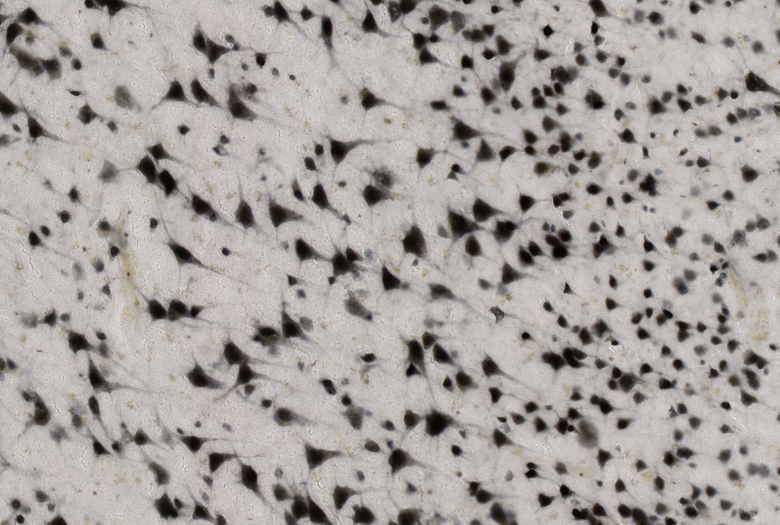
#> input picture testim.png, 780 x 525 px
$ python -i utils.py   (imports and definitions only)   (older library calls are emulated)
#> lines starting #> are read from the running program, lines starting #| are printed output that depends on the picture
def anisodiff(im, niter=12, delta=1.0/7.0, kappa=11):
#> called with niter = 12, delta = 0.143, kappa = 11
    import numpy as np
    from scipy import misc, ndimage

    # convert input image
    im = im.astype('float64')

    # initial condition
    u = im

    # center pixel distances
    dx = 1
    dy = 1
    dd = np.sqrt(2)

    # 2D finite difference windows
    hN = np.array([[0, 1, 0], [0, -1, 0], [0, 0, 0]], np.float64) #N
    hS = np.array([[0, 0, 0], [0, -1, 0], [0, 1, 0]], np.float64) #S
    hE = np.array([[0, 0, 0], [0, -1, 1], [0, 0, 0]], np.float64) #E
    hW = np.array([[0, 0, 0], [1, -1, 0], [0, 0, 0]], np.float64) #W
    hNE = np.array([[0, 0, 1], [0, -1, 0], [0, 0, 0]], np.float64) #NE
    hSE = np.array([[0, 0, 0], [0, -1, 0], [0, 0, 1]], np.float64) #SE
    hSW = np.array([[0, 0, 0], [0, -1, 0], [1, 0, 0]], np.float64) #SW
    hNW = np.array([[1, 0, 0], [0, -1, 0], [0, 0, 0]], np.float64) #NW

    masks = [hN, hS, hE, hW, hNE, hSE, hSW, hNW]


    for r in range(niter):

        # taking dx=dy=1 and dd=sqrt(2)
        PM = sum([np.multiply(np.exp(-np.square(ndimage.filters.convolve(u, m)/kappa)), ndimage.filters.convolve(u, m)) for m in masks[:4]])

        PM = PM + (1.0/2.0)*sum([np.multiply(np.exp(-np.square(ndimage.filters.convolve(u, m)/kappa)), ndimage.filters.convolve(u, m)) for m in masks[4:]])

        u = u + delta*PM
#> this loop made 12 passes
#> pass 1, in anisodiff, `PM = sum([np.multiply(np.exp(-np.square(ndimage.filters.convolve(u, m)..`:
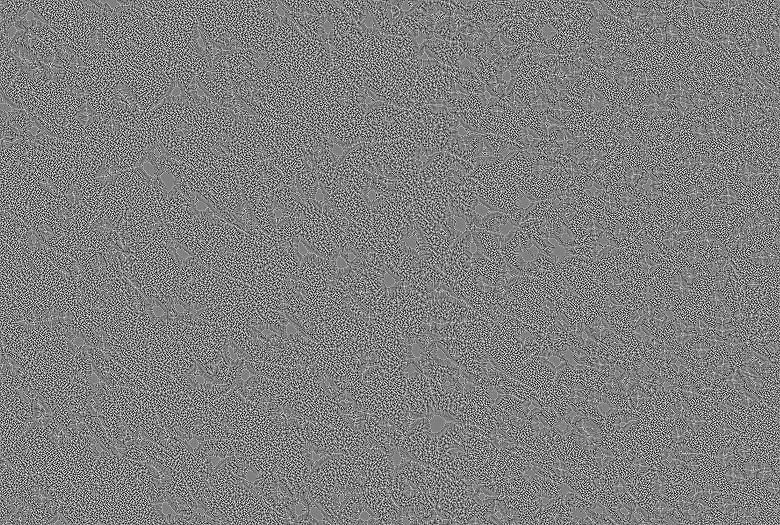
#> PM: shape (525, 780) float64; min -18.81, max 18.86, mean -1.53e-18; drawn with min black and max white
#> after the loop:
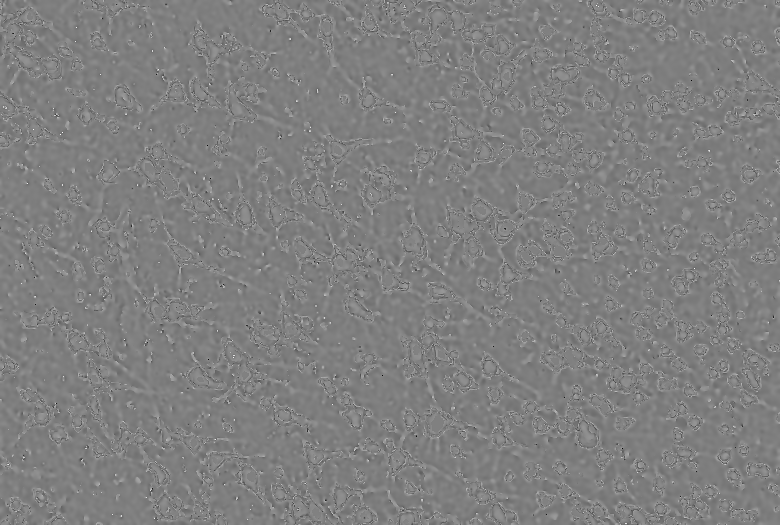
#> PM: shape (525, 780) float64; min -28.06, max 27.84, mean 0; drawn with min black and max white

    return u


def getPts(imaniso, min_neuron=50, otsu_corr=0.85):
    from skimage import filters, morphology
    from skimage.feature import peak_local_max
    import math

    mask = imaniso < filters.threshold_otsu(imaniso)*otsu_corr
    mask = morphology.remove_small_objects(mask, min_size=min_neuron, connectivity=1, in_place=False)

    coordinates = peak_local_max(imaniso.max()-imaniso, min_distance=int(math.ceil(math.sqrt(min_neuron/3.14))))
    return coordinates[[mask[tuple(x)] for x in coordinates]]

>>> import cv2
>>> picture = cv2.imread('testim.png', cv2.IMREAD_GRAYSCALE)
>>> result = anisodiff(picture)
